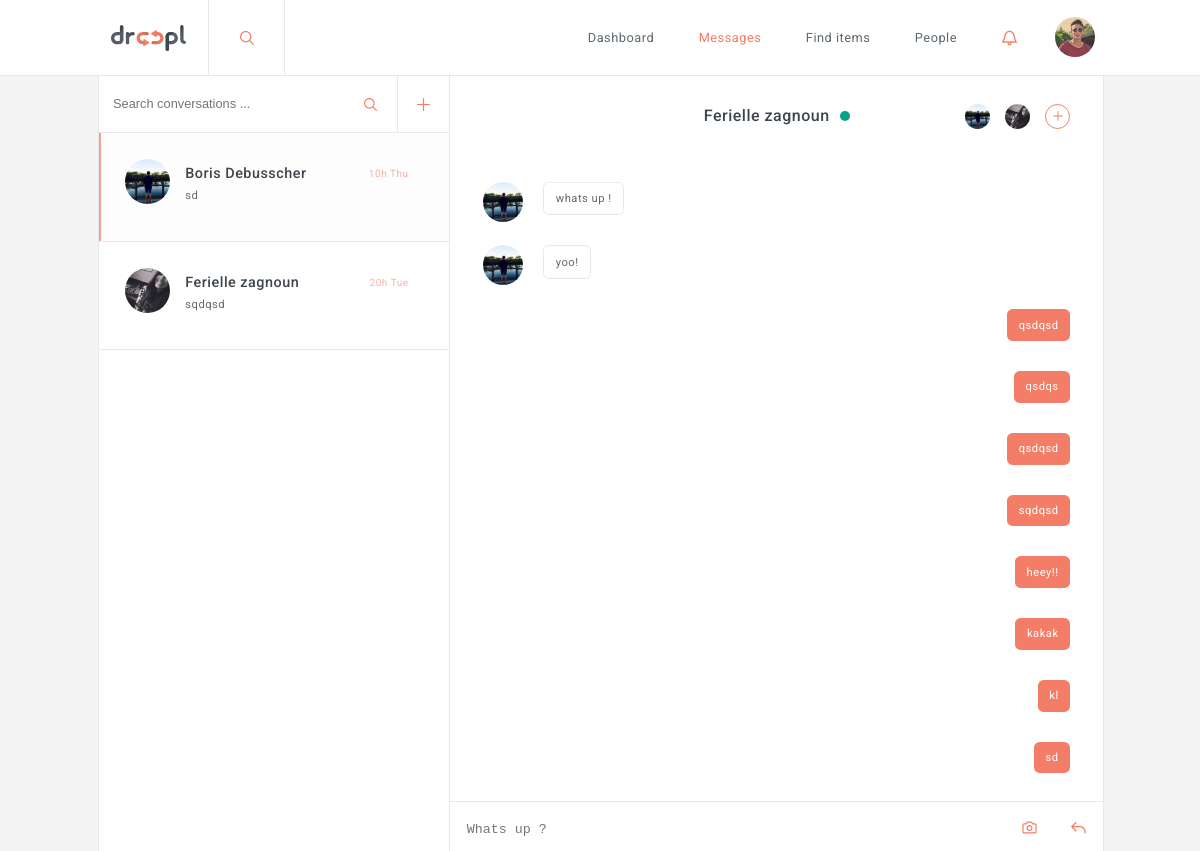
The page /development/index.php?page=messages (signed in) on the database its author committed.
### tables this page shows
CREATE TABLE `conversation` (
  `conversation_id` int(11) NOT NULL,
  `conversation_name` varchar(255) NOT NULL,
  `conversation_creation_date` timestamp NOT NULL DEFAULT CURRENT_TIMESTAMP ON UPDATE CURRENT_TIMESTAMP,
  `conversation_typing` tinyint(1) NOT NULL
);

CREATE TABLE `users` (
  `id` int(11) NOT NULL,
  `firstname` varchar(255) NOT NULL,
  `lastname` varchar(255) NOT NULL,
  `email` varchar(255) NOT NULL,
  `picture` varchar(255) NOT NULL,
  `age` date NOT NULL,
  `street` varchar(255) NOT NULL,
  `nr` varchar(255) NOT NULL,
  `zipcode` varchar(255) NOT NULL,
  `city` varchar(255) NOT NULL,
  `password` varchar(255) NOT NULL,
  `occupation` varchar(255) NOT NULL,
  `number` varchar(255) NOT NULL,
  `status` tinyint(1) NOT NULL,
  `verification` tinyint(1) NOT NULL,
  `description` text NOT NULL,
  `lang` varchar(255) NOT NULL,
  `latitude` varchar(255) NOT NULL,
  `longitude` varchar(255) NOT NULL
);

CREATE TABLE `conversation_users` (
  `id` int(11) NOT NULL,
  `conversation_id` int(11) NOT NULL,
  `user_id` int(11) NOT NULL,
  `creation_date` timestamp NOT NULL DEFAULT CURRENT_TIMESTAMP ON UPDATE CURRENT_TIMESTAMP,
  `user_typing` tinyint(1) NOT NULL
);

CREATE TABLE `messages` (
  `message_id` int(11) NOT NULL,
  `conversation_id` int(11) NOT NULL,
  `user_id` int(11) NOT NULL,
  `message` text NOT NULL,
  `message_creation_date` timestamp NOT NULL DEFAULT CURRENT_TIMESTAMP ON UPDATE CURRENT_TIMESTAMP
);

### development/controller/AppController.php (called while the page is built, shortened)
<?php
class AppController {
	public $route = array();
	public function filter() {
		call_user_func(array($this, $this->route['action']));
		$this->converstations();
	}
	public function converstations(){
		require_once WWW_ROOT . 'dao' .DS. 'ConvoUsersDAO.php';
		$this->convoUsersDAO = new ConvoUsersDAO();
		if(!empty($_SESSION['user'])){
			$converstations = $this->convoUsersDAO->getConversationByUserId($_SESSION['user']['id']);
		}
	}
	public function render() {
		require WWW_ROOT . 'parts/menu.php';
	    require WWW_ROOT . 'pages/' . strtolower($this->route['controller']) . DS . $this->route['action'] . '.php';
	    require WWW_ROOT . 'parts/footer.php';
	}
}

### development/index.php (called while the page is built, shortened)
<?php
require_once WWW_ROOT . 'classes' .DS. 'DatabasePDO.php';
require_once WWW_ROOT . 'includes' .DS. 'routes.php';
$route = $routes[$_GET['page']];
$controllerObj = new $controllerName();
$controllerObj->route = $route;
$controllerObj->filter();
$controllerObj->render();

### development/dao/ConvoUsersDAO.php (called while the page is built, shortened)
<?php
require_once WWW_ROOT .'classes'. DS . 'DatabasePDO.php';
class ConvoUsersDAO
{
	public $pdo;
	public function __construct(){
		$this->pdo = DatabasePDO::getInstance();
	}
	public function getConversationByUserId($user_id){
		$sql = 'SELECT c.conversation_id,c.conversation_name,u.id,u.firstname ,m.message,m.message_creation_date,u.lastname,u.picture
		FROM conversation_users AS cu
        LEFT OUTER JOIN conversation AS c
        on cu.conversation_id = c.conversation_id
		LEFT OUTER JOIN users AS u
        on u.id = (
           SELECT x.user_id
FROM conversation_users AS x
WHERE x.conversation_id = cu.conversation_id AND x.user_id != :check_id
GROUP BY x.conversation_id
        )
        LEFT OUTER JOIN messages AS m
        on c.conversation_id = m.conversation_id AND m.message_creation_date =
        (
           SELECT MAX(r.message_creation_date) FROM conversation_users AS k LEFT OUTER JOIN messages AS r ON r.conversation_id = k.conversation_id WHERE k.conversation_id = cu.conversation_id
        )
        WHERE cu.user_id = :user_id
        GROUP BY cu.id
        ORDER BY m.message_creation_date DESC';
		$stmt = $this->pdo->prepare($sql);
		$stmt->bindValue(':check_id',$user_id);
		$stmt->bindValue(':user_id',$user_id);
		if($stmt->execute()){
			$conversations = $stmt->fetchAll(PDO::FETCH_ASSOC);
			if(!empty($conversations)){
				return $conversations;
			}
		}
		return array();
	}
	public function getUserByConversationId($conversation_id){
		$sql = 'SELECT cu.user_id ,u.firstname,u.lastname,u.picture,cu.user_typing
FROM conversation_users AS cu
LEFT OUTER JOIN users AS u
ON u.id = cu.user_id
WHERE cu.conversation_id = :conversation_id
ORDER BY cu.user_typing DESC';
		$stmt = $this->pdo->prepare($sql);
		$stmt->bindValue(':conversation_id',$conversation_id);
		if($stmt->execute()){
			$users = $stmt->fetchAll(PDO::FETCH_ASSOC);
			if(!empty($users)){
				return $users;
			}
		}
		return array();
	}
}

### development/classes/DatabasePDO.php (called while the page is built)
<?php
class DatabasePDO
{
    public static function getInstance()
    {
        $dsn = Config::DB_TYPE . ':host=' . Config::DB_HOST . ';dbname=' . Config::DB_NAME;
        $pdo = new PDO($dsn, Config::DB_USER, Config::DB_PASS);
        $pdo->setAttribute(PDO::ATTR_ERRMODE, PDO::ERRMODE_EXCEPTION);
		$pdo->setAttribute(PDO::ATTR_EMULATE_PREPARES, false);
        return $pdo;
    }
}

### development/controller/MessagesController.php (called while the page is built, shortened)
<?php
require_once WWW_ROOT . 'controller'. DS .'AppController.php';
class MessagesController extends AppController{
	public function __construct(){
		require_once WWW_ROOT . 'dao' .DS. 'ConversationsDAO.php';
		require_once WWW_ROOT . 'dao' .DS. 'ConvoUsersDAO.php';
		require_once WWW_ROOT . 'dao' .DS. 'MessagesDAO.php';
		$this->conversationDAO = new ConversationsDAO();
		$this->convoUsersDAO = new ConvoUsersDAO();
		$this->messagesDAO = new MessagesDAO();
	}
	public function messages(){
		if(isset($_SESSION['user'])){
			if(!empty($_SESSION['user']['id'])){
				$conversations = $this->convoUsersDAO->getConversationByUserId($_SESSION['user']['id']);
				$id = 0;
				if(isset($_GET) && !empty($_GET['id'])){
					$id = $_GET['id'];
					if($_SESSION["conversation"]["conversation_id"] != $id){
						unset($_SESSION["conversation"]);
					}
				}else{
					if(!empty($conversations)){
						$id = $conversations[0]['conversation_id'];
					}
				}
				$conversation = $this->conversationDAO->getConversationById($id,$_SESSION['user']['id']);
				if(isset($_SESSION['conversation'])){
					$convo_users = $this->convoUsersDAO->getUserByConversationId($conversation['conversation_id']);
					$messages = $this->messagesDAO->getMessagesByConversationId($conversation['conversation_id']);
				}
			}
		}else{
			$this->redirect("?page=login");
		}
	}
}

### development/dao/ConversationsDAO.php (called while the page is built)
<?php
require_once WWW_ROOT .'classes'. DS . 'DatabasePDO.php';
class ConversationsDAO
{
	public $pdo;
	public function __construct(){
		$this->pdo = DatabasePDO::getInstance();
	}
	public function getConversationById($conversation_id,$user_id){
		$sql = 'SELECT c.conversation_id,c.conversation_name,cu.user_id,cu.user_typing
		FROM conversation AS c
		LEFT OUTER JOIN conversation_users AS cu
        on cu.user_id = (
           SELECT x.user_id
FROM conversation_users AS x
WHERE x.conversation_id = c.conversation_id AND x.user_id != :user_id
GROUP BY x.conversation_id
        )
        WHERE c.conversation_id = :conversation_id
        GROUP BY c.conversation_id';
		$stmt = $this->pdo->prepare($sql);
		$stmt->bindValue(':conversation_id',$conversation_id);
		$stmt->bindValue(':user_id',$user_id);
		if($stmt->execute()){
			$conversation = $stmt->fetch(PDO::FETCH_ASSOC);
			if(!empty($conversation)){
				return $conversation;
			}
		}
		return array();
	}
}

### development/dao/MessagesDAO.php (called while the page is built, shortened)
<?php
require_once WWW_ROOT .'classes'. DS . 'DatabasePDO.php';
class MessagesDAO
{
	public $pdo;
	public function __construct(){
		$this->pdo = DatabasePDO::getInstance();
	}
	public function getMessagesByConversationId($conversation_id){
		$sql = 'SELECT m.message_id,m.message,u.id, u.firstname ,u.lastname,u.picture
		FROM messages AS m
		LEFT OUTER JOIN users AS u
        on m.user_id = u.id
        WHERE m.conversation_id = :conversation_id
        GROUP BY m.message_id
        ORDER BY m.message_creation_date DESC LIMIT 10 OFFSET 0';
		$stmt = $this->pdo->prepare($sql);
		$stmt->bindValue(':conversation_id',$conversation_id);
		if($stmt->execute()){
			$messages = $stmt->fetchAll(PDO::FETCH_ASSOC);
			if(!empty($messages)){
				return $messages;
			}
		}
		return array();
	}
}

### development/pages/messages/messages.php (the view, shortened to what this page needs)
<div class="messages">
<aside class="conversations">
    <form id="search-conversations">
        <input type="text" placeholder="Search conversations ..." id="search-conversations-input" name="search-conversations-input">
        <input type="button" id="submit-search-conversations" value="">
        <input type="button" id="new-conversation-btn" name="new-conversation-btn" value="">
    </form>
	<nav class="users">
		<ul>
			<?php foreach ($conversations as $key => $value) { ?>
			<li>
				<a href="?page=messages&id=<?php echo $value['conversation_id']; ?>" <?php if($value['conversation_id'] == $_SESSION['conversation']['conversation_id']){ echo 'class="selected"';} ?>>
				<header>
					<?php if(!empty($value['picture'])){ ?>
					<img src="images/profile_pictures/<?php echo $value['picture'];?>" alt="rachouan rejeb">
					<?php }else{ ?>
					<img src="images/profile_pictures/notfound.svg" alt="rachouan rejeb">
					<?php }?>
					<h1><?php echo $value['firstname'].' '.$value['lastname']; ?> <span><?php $hours = date("H", strtotime($value['message_creation_date'])); $date = date("D", strtotime($value['message_creation_date'])); echo $hours.'h '.$date;?></span></h1>
					<p><span><?php echo $value['message']; ?></span></p>
				</header>
			</a>
		</li>
			<?php } ?>
		</ul>
	</nav>
</aside>
<section class="messages">
	<header>
		<h1><?php echo $value['firstname'].' '.$value['lastname']; ?><span class="status"></span></h1>
		<nav>
			<ul>
				<?php foreach ($convo_users as $key => $value) { ?>
				<?php if(isset($_SESSION['user']) && $_SESSION['user']['id'] != $value['user_id']){ ?>
					<?php if($value['user_typing'] == 1){ ?>
					<li class="user animated bounce infinite"><img src="images/profile_pictures/<?php echo $value['picture']; ?>"></li>
					<?php }else{ ?>
					<li class="user"><?php if(!empty($value['picture'])){ ?>
			<img src="images/profile_pictures/<?php echo $value['picture'];?>" alt="rachouan rejeb">
			<?php }else{ ?>
			<img src="images/profile_pictures/notfound.svg" alt="rachouan rejeb">
			<?php }?></li>
					<?php } ?>
				<?php }
			} ?>
				<li class="add"><input type="submit" id="add_user" name="add_user"></li>
			</ul>
		</nav>
	</header>
	<aside class="chat">
		<ul>
			<?php
			$amount = count($messages)-1;
			for ($i = $amount; $i >= 0; $i--) {
				if($messages[$i]['id'] != $_SESSION['user']['id']){
				?>
				<li id="<?php echo $messages[$i]['message_id']; ?>" class="message"><p><?php if(!empty($messages[$i]['picture'])){ ?>
			<img src="images/profile_pictures/<?php echo $messages[$i]['picture'];?>" alt="rachouan rejeb">
			<?php }else{ ?>
			<img src="images/profile_pictures/notfound.svg" alt="rachouan rejeb">
			<?php }?><span><?php echo $messages[$i]['message']; ?></span></p></li>
			<?php
		}else{ ?>
		<li id="<?php echo $messages[$i]['message_id']; ?>" class="message"><p class="me"><span><?php echo $messages[$i]['message']; ?></span></p></li>
		<?php }
		} ?>
			</ul>
	</aside>
	<form action="" method="post" enctype="multipart/form-data">
				<textarea id="message" name="message" placeholder="Whats up ?"></textarea>
				<div id="message_image_upload">
				</div>
				<input type="submit" id="send_message" name="send_message" value="send message">
			</form>
</section>
</div>

### rows shown on the page
conversation: users.picture (picture), users.firstname "Boris", users.lastname "Debusscher", hours "10", date "Thu", message "sd"
conversation: users.picture (picture), users.firstname "Ferielle", users.lastname "zagnoun", hours "20", date "Tue", message "sqdqsd"
users: firstname "Ferielle", lastname "zagnoun"
conversation_users: user.picture (picture)
conversation_users: user.picture (picture)
messages: user.picture (picture), message "whats up !"
messages: user.picture (picture), message "yoo!"
messages: message "qsdqsd"
messages: message "qsdqs"
messages: message "qsdqsd"
messages: message "sqdqsd"
messages: message "heey!!"
messages: message "kakak"
messages: message "kl"
messages: message "sd"
